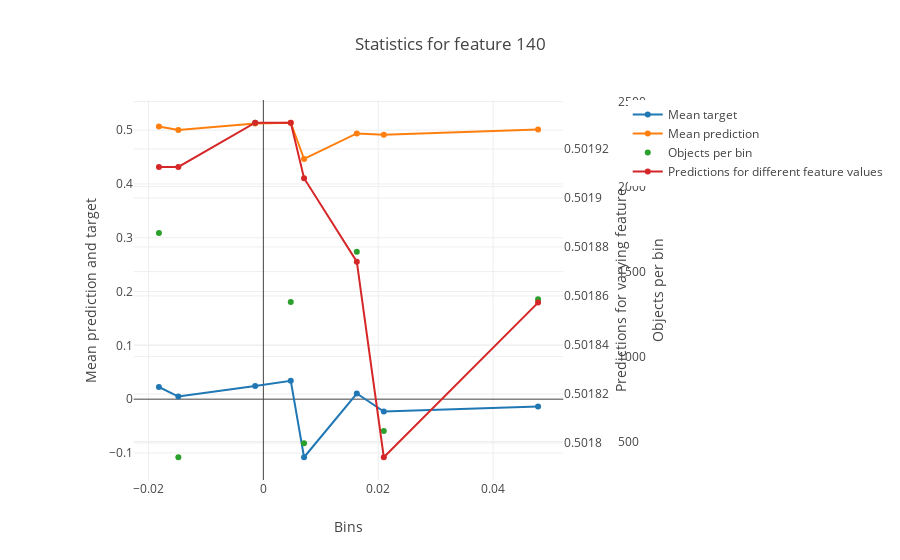

Notebook cell for this chart:
### Code cell
catboost.core._plot_binarized_feature_statistics(eps_res, feature_num)

### Figure 1 — Plotly figure (JSON) as saved in the notebook; plotly's stock layout.template omitted (floating-point values rounded to 4 significant figures)
{"data": [{"mode": "lines+markers", "name": "Mean target", "type": "scatter", "uid": "12536072-92f3-416b-a1eb-1d84c15ee8ef", "x": [-0.01818, -0.0148, -0.00142, 0.004772, 0.007084, 0.01627, 0.02097, 0.04782], "xaxis": "x", "y": [0.02258, 0.004902, 0.02441, 0.03407, -0.1079, 0.01051, -0.02309, -0.01345, -0.03145], "yaxis": "y"}, {"mode": "lines+markers", "name": "Mean prediction", "type": "scatter", "uid": "73c006b5-b99a-4990-b43d-da9e2107fe92", "x": [-0.01818, -0.0148, -0.00142, 0.004772, 0.007084, 0.01627, 0.02097, 0.04782], "xaxis": "x", "y": [0.5066, 0.5003, 0.5124, 0.5138, 0.4464, 0.4939, 0.4914, 0.5014, 0.4931], "yaxis": "y"}, {"mode": "markers", "name": "Objects per bin", "type": "scatter", "uid": "4551b62e-4c02-40c6-93dd-9fc683bda93d", "x": [-0.01818, -0.0148, -0.00142, 0.004772, 0.007084, 0.01627, 0.02097, 0.04782], "xaxis": "x", "y": [1727, 408, 2376, 1321, 491, 1617, 563, 1338, 159], "yaxis": "y2"}, {"mode": "lines+markers", "name": "Predictions for different feature values", "type": "scatter", "uid": "d2cdc3ad-e448-4194-bba3-94e2ad6e0c57", "x": [-0.01818, -0.0148, -0.00142, 0.004772, 0.007084, 0.01627, 0.02097, 0.04782], "xaxis": "x", "y": [0.5019, 0.5019, 0.5019, 0.5019, 0.5019, 0.5019, 0.5018, 0.5019], "yaxis": "y3"}], "layout": {"title": {"text": "Statistics for feature 140"}, "xaxis": {"domain": [0.1, 0.9], "title": {"text": "Bins"}}, "yaxis": {"side": "left", "title": {"text": "Mean prediction and target"}}, "yaxis2": {"overlaying": "y", "position": 1, "side": "right", "title": {"text": "Objects per bin"}}, "yaxis3": {"anchor": "x", "overlaying": "y", "position": 1, "side": "right", "title": {"text": "Predictions for varying feature"}}}}
